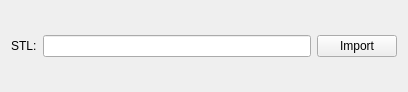
<?xml version="1.0" encoding="UTF-8"?>
<ui version="4.0">
 <class>Form</class>
 <widget class="QWidget" name="Form">
  <property name="geometry">
   <rect>
    <x>0</x>
    <y>0</y>
    <width>408</width>
    <height>92</height>
   </rect>
  </property>
  <property name="windowTitle">
   <string>Form</string>
  </property>
  <layout class="QHBoxLayout" name="horizontalLayout">
   <item>
    <widget class="QLabel" name="label">
     <property name="text">
      <string>STL:</string>
     </property>
    </widget>
   </item>
   <item>
    <widget class="QLineEdit" name="lineEdit"/>
   </item>
   <item>
    <widget class="QPushButton" name="pushButton">
     <property name="text">
      <string>Import</string>
     </property>
    </widget>
   </item>
  </layout>
 </widget>
 <resources/>
 <connections/>
</ui>
